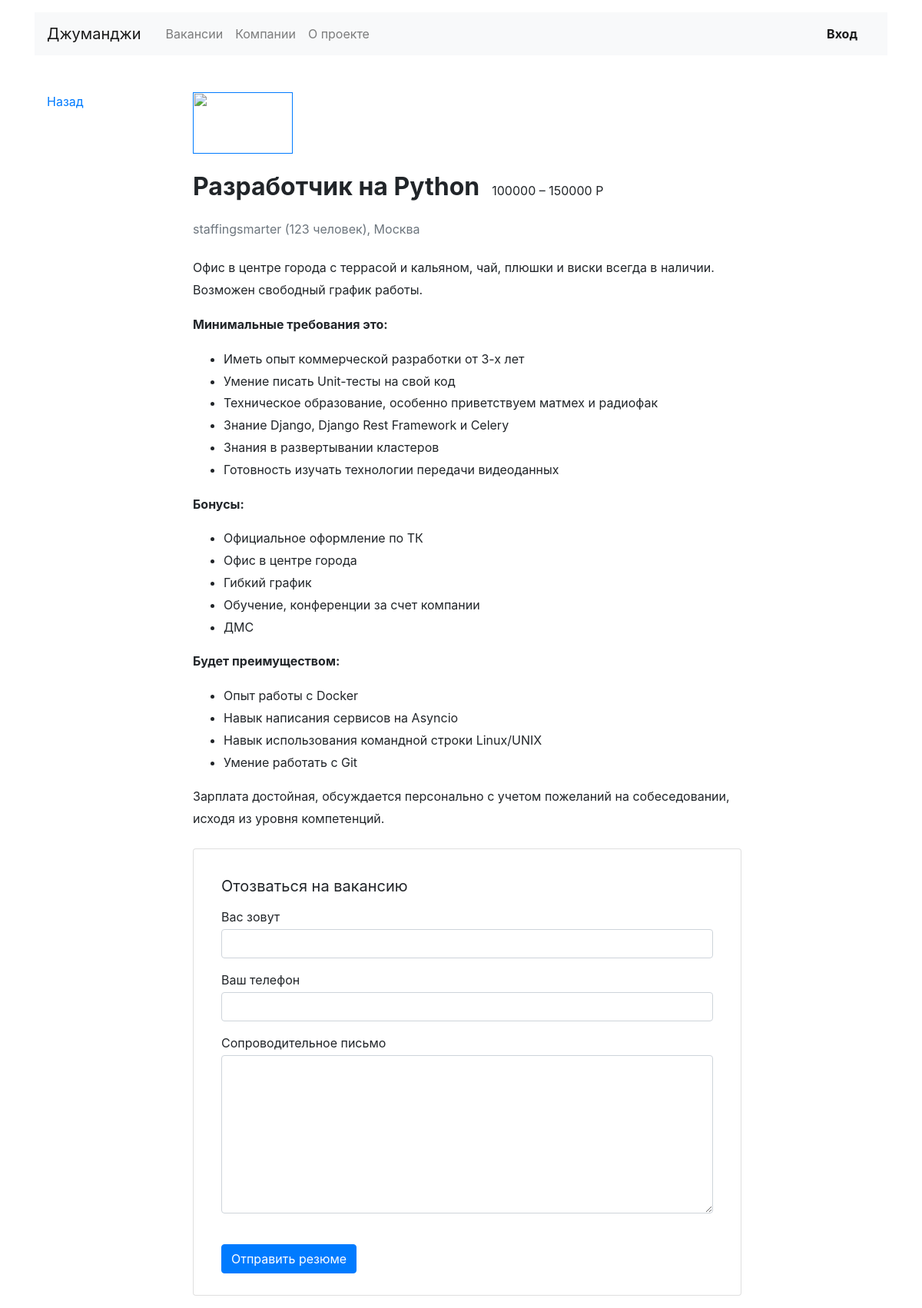
Screenshot of /vacancies/1 with the database file from the repository.
### vacancies/models.py (models this page shows, shortened)
class Vacancy(models.Model):
    id_job = models.IntegerField(default=0)
    title = models.CharField(max_length=60)
    specialty = models.ForeignKey(Specialty, on_delete=CASCADE, related_name='vacancies')
    company = models.ForeignKey(Company, on_delete=CASCADE, related_name='vacancies')
    skills = models.TextField(default='', null=True, blank=True)
    description = models.TextField(null=True, blank=True)
    salary_min = models.IntegerField(null=True, blank=True)
    salary_max = models.IntegerField(null=True, blank=True)
    published_at = models.DateField(auto_now_add=True)

class Company(models.Model):
    id_comp = models.IntegerField(default=0)
    name = models.CharField(max_length=60, default='')
    location = models.CharField(max_length=120, default='', null=True, blank=True)
    logo = models.ImageField(upload_to=MEDIA_STATIC_DIR, null=True, blank=True)
    description = models.TextField(default='', null=True, blank=True)
    employee_count = models.IntegerField(null=True, blank=True, default=0)

### vacancies/views.py (the view)
# urls.py: path('vacancies/<int:id_job>', VacancyView.as_view(), name='vacancy_info'),
class VacancyView(View):
    def get(self, request, id_job):
        vacancy = get_object_or_404(Vacancy, id_job=id_job)
        company = Company.objects.get(id=vacancy.company.id)
        return render(
            request,
            'vacancies/vacancy.html',
            context={
                'vacancy': vacancy,
                'company': company
            }
        )

### vacancies/templates/vacancies/vacancy.html (shortened to what this page needs)
{% extends 'vacancies/base.html' %}
{% block content %}
    <div class="row mt-5">
      <div class="col-12 col-lg-2">
        <div class="pl-3 mb-5">
          <p><a href="/">Назад</a></p>
        </div>
      </div>
      <div class="col-12 col-lg-8">
        <section class="pl-3">
          <a href=""><img src="https://place-hold.it/130x80" width="130" height="80" alt=""></a>
          <div class="d-flex align-items-baseline align-content-baseline">
            <h1 class="h2 mt-4 font-weight-bold" >{{ vacancy.title }} {{ vacancy.skills }}</h1>
            <p class="m-0 pl-3">{{ vacancy.salary_min }} – {{ vacancy.salary_max }} Р</p>
          </div>
          <p class="text-muted mb-4">{{ vacancy.company.name }} ({{ vacancy.company.employee_count }} человек), {{ vacancy.company.location }}</p>
          <div style="line-height: 1.8;">
            {{ vacancy.description|safe }}
          </div>
          <form action="/echo" class="card mt-4 mb-3">
            <div class="card-body mx-3">
              <p class="h5 mt-3 font-weight-normal">Отозваться на вакансию</p>
              <div class="form-group">
                <label class="mb-1 mt-2" for="userName">Вас зовут</label>
                <input class="form-control" type="text" placeholder="" id="userName">
              </div>
              <div class="form-group">
                <label class="mb-1" for="userPhone">Ваш телефон</label>
                <input class="form-control" type="tel" placeholder="" id="userPhone">
              </div>
              <div class="form-group">
                <label class="mb-1" for="userMsg" >Сопроводительное письмо</label>
                <textarea class="form-control" rows="8" id="userMsg"></textarea>
              </div>
              <input type="submit" class="btn btn-primary mt-4 mb-2" value="Отправить резюме">
            </div>
          </form>
        </section>
      </div>
    </div>
{% endblock %}

### vacancies/templates/vacancies/base.html (shortened to what this page needs)
<!DOCTYPE html>
<html lang="ru">
<head>
  <link rel="stylesheet" href="https://stackpath.bootstrapcdn.com/bootstrap/4.3.1/css/bootstrap.min.css">
</head>
<body>
  <header class="container mt-3">
    <nav class="navbar navbar-expand-lg navbar-light bg-light">
      <a class="navbar-brand mr-4" href="#">Джуманджи</a>
      <div class="collapse navbar-collapse justify-content-between" id="navbarNav">
            <ul class="navbar-nav col-10">
                <li class="nav-item">
                    <a class="nav-link" href="{% url 'vacancies_page' %}">Вакансии</a>
                </li>
                <li class="nav-item">
                    <a class="nav-link" href="#">Компании</a>
                </li>
                <li class="nav-item">
                    <a class="nav-link" href="#">О проекте</a>
                </li>
            </ul>
        <ul class="navbar-nav col-2 justify-content-end">
          <li class="nav-item active">
            <a href="#" class="nav-link font-weight-bold">Вход</a>
          </li>
        </ul>
      </div>
    </nav>
  </header>
  <main class="container mt-3">
    {% block content %}
    {% endblock %}
  </main>
</body>
</html>

### rows the page displays
Vacancy: title "Разработчик на Python", salary_min "100000", salary_max "150000", company.name "staffingsmarter", company.employee_count "123", company.location "Москва", description "Офис в центре города с террасой и кальяном, чай, плюшки и виски всегда в наличии. Возможен свободный график работы. Минимальные требования это: Иметь опыт коммерческой разработки от 3-х лет Умение писать Unit-тесты на свой код Техническое образование, особенно приветствуем матмех и радиофак Знание Django, Django Rest Framework и Celery Знания в развертывании кластеров Готовность изучать технологии передачи видеоданных Бонусы: Официальное оформление по ТК Офис в центре города Гибкий график Обучение, конференции за счет компании ДМС Будет преимуществом: Опыт работы с Docker Навык написания сервисов на Asyncio Навык использования командной строки Linux/UNIX Умение работать с Git Зарплата…"
